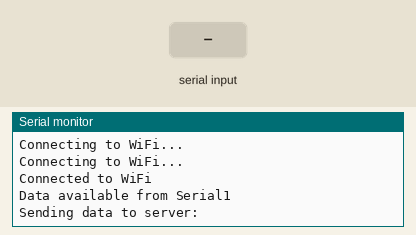
Bench run of a sketch on a simulated ESP32. Parts: the last lines printed to the serial monitor. The test bench sets the inputs (shaded band). WiFi joins after 1.5 s; servers stay silent unless stated; uploads are accepted with an empty reply.

Above: at 3.2 s.
3.3 s: "1\n" received over the second serial link
At 3.3 s:
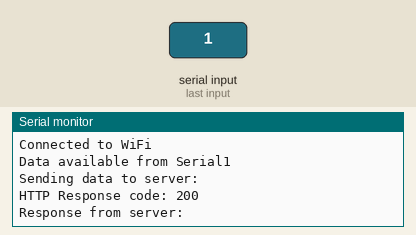
4.8 s: "0\n" received over the second serial link
At 6.1 s:
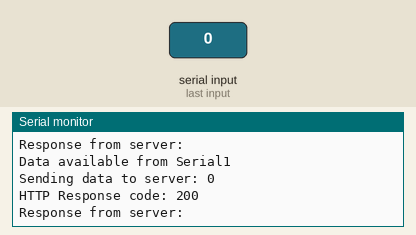
6.3 s: "2\n" received over the second serial link
At 6.76 s:
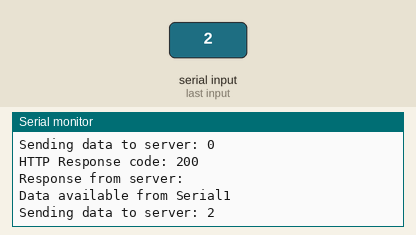

The sketch:

esp32.ino
```cpp
#include <WiFi.h>
#include <HTTPClient.h>
#include <ArduinoJson.h>

const char* ssid = "iPhone Abdulaziz";
const char* password = "bbbbbbbb";

void setup() {
  Serial.begin(115200);
  Serial1.begin(9600);  // Start the serial communication with Arduino Uno

  WiFi.begin(ssid, password);

  while (WiFi.status() != WL_CONNECTED) {
    delay(1000);
    Serial.println("Connecting to WiFi...");
  }
  Serial.println("Connected to WiFi");
}

void loop() {
  // if (Serial1.available() > 0) {
    Serial.println("Data available from Serial1");
    // String distance = "";
    // while (Serial1.available()) {
    //   char incomingByte = Serial1.read();
    //   distance += incomingByte;
    // }
    String distance = Serial1.readStringUntil('\n');
    distance.trim();  // Remove any leading/trailing whitespace

    // if (distance.length() > 0) {
    HTTPClient http;
    http.begin("http://172.20.10.4:5000/sendNotification");
    http.addHeader("Content-Type", "application/json");
    http.setTimeout(20000);  // 20 seconds


    Serial.print("Sending data to server: ");
    Serial.println(distance);

    DynamicJsonDocument doc(1024);
    doc["distance"] = 12;

    // Convert JSON object to string
    String jsonString;
    serializeJson(doc, jsonString);

    int httpResponseCode = http.POST(jsonString);

    Serial.print("HTTP Response code: ");
    Serial.println(httpResponseCode);
    if (httpResponseCode > 0) {
      String response = http.getString();
      Serial.print("Response from server: ");
      Serial.println(response);
    } else {
      Serial.print("Error on sending POST: ");
      Serial.println(httpResponseCode);
    }

    http.end();
    // } else {
    //   Serial.println("Received empty string from Serial1");
    // }
    // delay(10000);
  // }
  delay(1000);  // Shorter delay to keep checking Serial1 more frequently
}
```

Measured:
- after the input at 4.8 s, the serial monitor: prints a new line after 0.61 s (image 2)
- after the input at 6.3 s, the serial monitor: prints a new line after 0.31 s (image 3)
